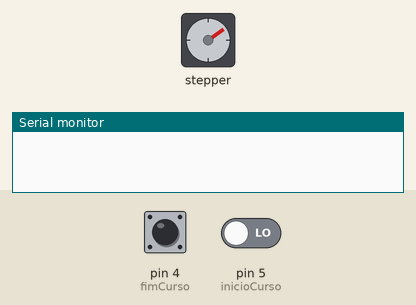
Recording of a sketch running on a simulated Arduino Uno, built with avr-gcc and run on an emulated ATmega328P. Shown: stepper motor, the last lines printed to the serial monitor. The inputs (shaded band) are chosen by the test bench; at power-on: pin 5 (inicioCurso) LOW, pin 4 (fimCurso) LOW. Stepper angles assume 200 steps per turn.

Above: at 1.2 s.
1.3 s: pin 5 (inicioCurso) driven HIGH
At 1.51 s:
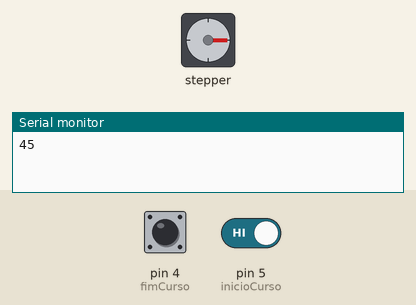
4.3 s: pin 4 (fimCurso) driven HIGH
At 5.48 s:
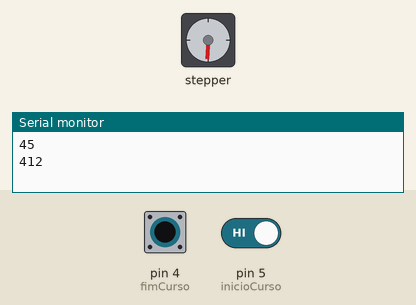
7.3 s: pin 4 (fimCurso) pulsed LOW 2 times (0.12 s each, 0.3 s apart)
At 8.05 s:
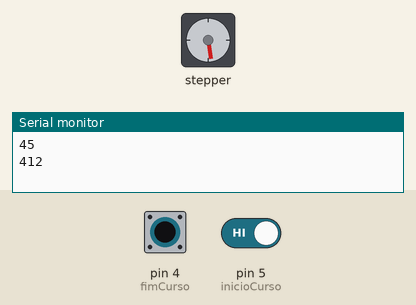
Timing chart, 0 to 16.9 s (numbered marks = the images above; inputs shaded):
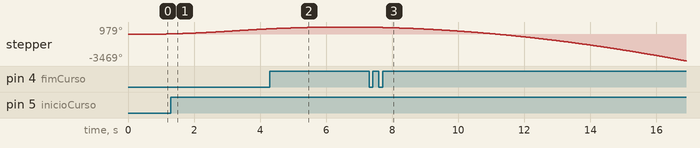

The sketch:

trabalhoRobotica.ino
```cpp
#include <AccelStepper.h>

AccelStepper stepper(AccelStepper::DRIVER, 2, 0); // (dir, step) Defaults to AccelStepper::DRIVER (2 pins) on 2, 3

int fimCurso = 4;

int inicioCurso = 5;

int direcao = 1;

int passos = 200;

int voltas = 4;

int angulo = 90;

byte byteRead;

int contador = 0;

char n[5];

float passo_m5 = 0.8;

long pos = 0;

int MAX = 0, MIN=0;

int calculaPos(int mm)
{
  return stepper.currentPosition() + ((int)((float)(((float)(mm)/(float)passo_m5)*passos)));
}

void setup()
{

  Serial.begin(9600);

  stepper.setMaxSpeed(80);

  stepper.setAcceleration(50);

  pinMode(fimCurso, INPUT);

  pinMode(inicioCurso, INPUT);

  pos = calculaPos(300);

  stepper.moveTo(pos);

}

void loop()
{

  if (Serial.available())  //verifica se tem dados diponível para leitura
  {
      n[contador] = Serial.read();
      if(n[contador] == 'G'){
        Serial.read();
        Serial.println(contador);
        pos = (int)((float)(atoi(n))/((float)((float)360/(float)passos)));
        contador = 0;
      }else if(n[contador] == 'C'){
        Serial.read();
        Serial.println(contador);
        int temp = atoi(n);
        pos = calculaPos(temp);
        Serial.println(temp);
        Serial.println(pos);
        if(pos < MIN){
          pos = MIN;
        }
        if(pos > MAX){
          pos = MAX;
        }
        stepper.moveTo(pos);
        contador = 0;
      }else contador++;

  }

  if(digitalRead(fimCurso) == HIGH && MAX == 0){
    MAX = stepper.currentPosition();
    Serial.println(MAX);
    MAX = MAX - calculaPos(2);
    pos = calculaPos(-300);
    //stepper.runToNewPosition(MAX-2);
    //delay(20);
    stepper.moveTo(pos);
  }

  if(digitalRead(inicioCurso) == HIGH && MIN == 0){
    MIN = stepper.currentPosition();
    Serial.println(MIN);
    pos = calculaPos(2);
    stepper.stop();
    stepper.setMaxSpeed(600);
    MIN = pos;
    //stepper.runToNewPosition(MIN+2);
    stepper.moveTo(pos);
  }

  /*

  if (stepper.distanceToGo() == 0) {

  stepper.moveTo(passos * voltas / 2 * direcao);
  direcao *= -1;
  delay(500);
  }

  stepper.run();

  */


  //Serial.println(stepper.currentPosition());
  //stepper.runToNewPosition(pos);
  //pos += 3*direcao;
  //delay(1000);

  /*

  if (stepper.distanceToGo() == 0) {
    stepper.moveTo(angulo * passos / 360 / 2 * direcao);
    direcao *= -1;
    delay(500);
  }
  stepper.run();
  */
  /*
  if (stepper.distanceToGo() == 0) {
    stepper.moveTo(angulo * passos / 360);
    angulo += 6;
    delay(1000);
  }
  */
  stepper.run();
}
```
